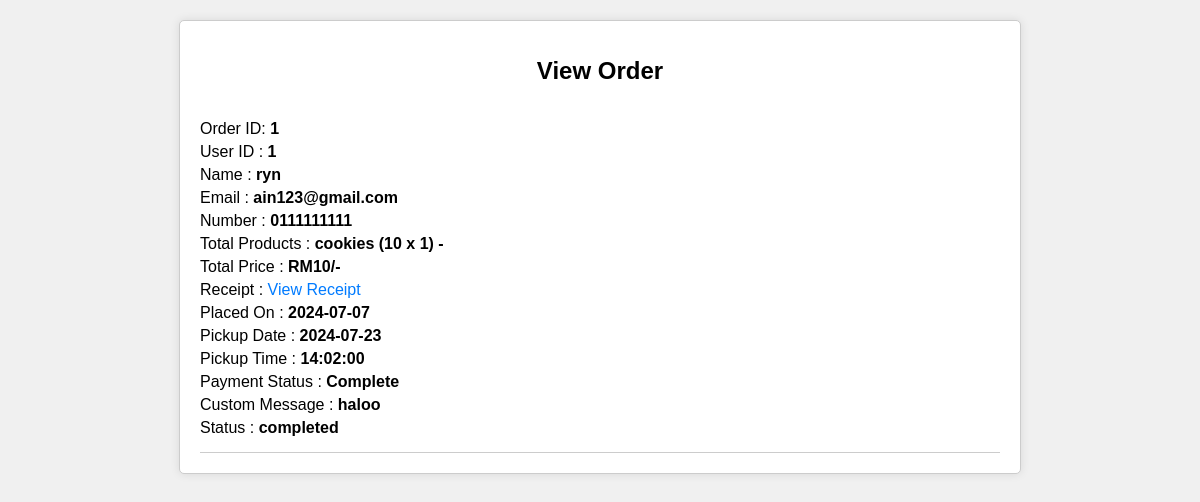
Page /admin/view_order.php?order_id=1 (signed in) on the committed database.
### tables this page shows
CREATE TABLE `orders` (
  `id` int(100) NOT NULL,
  `user_id` int(100) NOT NULL,
  `name` varchar(20) NOT NULL,
  `number` varchar(10) NOT NULL,
  `email` varchar(50) NOT NULL,
  `total_products` varchar(1000) NOT NULL,
  `total_price` int(100) NOT NULL,
  `receipt_filename` varchar(255) DEFAULT NULL,
  `placed_on` date NOT NULL DEFAULT current_timestamp(),
  `pickup_date` date DEFAULT NULL,
  `pickup_time` time DEFAULT NULL,
  `payment_status` varchar(20) NOT NULL DEFAULT 'pending',
  `custom_message` text DEFAULT NULL,
  `status` varchar(255) DEFAULT 'pending'
);

### admin/view_order.php (the view, shortened to what this page needs)
<?php
include '../components/connect.php';
if (isset($_GET['order_id'])) {
    $order_id = $_GET['order_id'];
    $select_order = $conn->prepare("SELECT * FROM `orders` WHERE `id` = ?");
    $select_order->execute([$order_id]);
    if ($select_order->rowCount() > 0) {
        $fetch_order = $select_order->fetch(PDO::FETCH_ASSOC);
    } else {
        echo "Order not found.";
        exit;
    }
} else {
    echo "Order ID parameter is missing.";
    exit;
}
?>
<!DOCTYPE html>
<html lang="en">
<head>
    <link rel="stylesheet" href="https://cdnjs.cloudflare.com/ajax/libs/font-awesome/6.1.1/css/all.min.css">
</head>
<body>
<div class="container">
    <h1 class="heading">View Order</h1>
    <div class="box">
    <p> Order ID: <span><?= $fetch_order['id']; ?></span> </p>
        <p> User ID : <span><?= $fetch_order['user_id']; ?></span> </p>
        <p> Name : <span><?= $fetch_order['name']; ?></span> </p>
        <p> Email : <span><?= $fetch_order['email']; ?></span> </p>
        <p> Number : <span><?= $fetch_order['number']; ?></span> </p>
        <p> Total Products : <span><?= $fetch_order['total_products']; ?></span> </p>
        <p> Total Price : <span>RM<?= $fetch_order['total_price']; ?>/-</span> </p>
        <p> Receipt : <a href="../<?= $fetch_order['receipt_filename']; ?>" target="_blank">View Receipt</a> </p>
        <p> Placed On : <span><?= $fetch_order['placed_on']; ?></span> </p>
        <p> Pickup Date : <span><?= $fetch_order['pickup_date']; ?></span> </p>
        <p> Pickup Time : <span><?= $fetch_order['pickup_time']; ?></span> </p>
        <p> Payment Status : <span>Complete</span> </p>
        <p> Custom Message : <span><?= $fetch_order['custom_message']; ?></span> </p>
        <p> Status : <span><?= $fetch_order['status']; ?></span> </p>
    </div>
</div>
</body>
</html>

### admin/view_order.php (style rules this page uses)
body { font-family: Arial, sans-serif; background-color: #f0f0f0; margin: 0; padding: 0; }
.container { max-width: 800px; margin: 20px auto; background: #fff; border: 1px solid #ccc; border-radius: 5px; padding: 20px; box-shadow: 0 0 10px rgba(0, 0, 0, 0.1); }
.heading { font-size: 24px; margin-bottom: 20px; text-align: center; }
.box { border-bottom: 1px solid #ccc; padding: 10px 0; }
.box p { margin: 5px 0; }
.box span { font-weight: bold; }
.box a { text-decoration: none; color: #007bff; }

### rows in the picture
orders: id "1", user "1", name "ryn", email "ain123@gmail.com", number "0111111111", total_products "cookies (10 x 1) -", total_price "10", placed_on "2024-07-07", pickup_date "2024-07-23", pickup_time "14:02:00", custom_message "haloo", status "completed"
